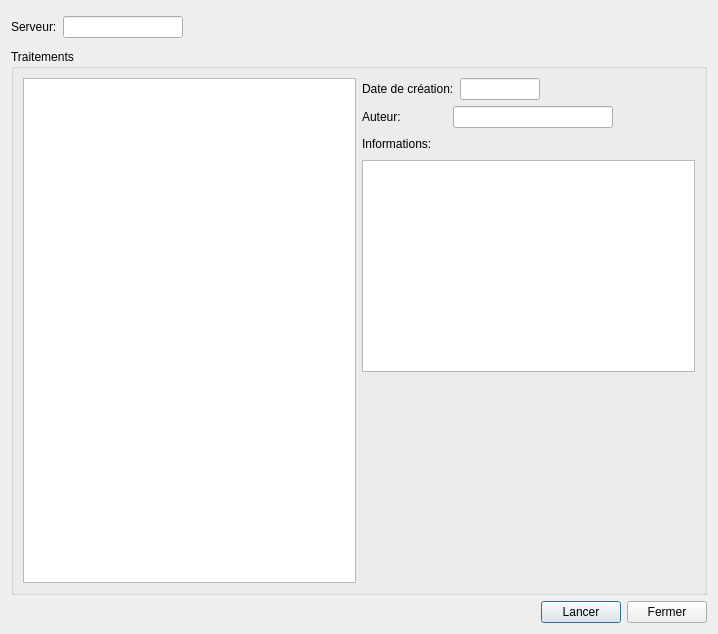
<?xml version="1.0" encoding="UTF-8"?>
<ui version="4.0">
 <class>TestTCA</class>
 <widget class="QDialog" name="TestTCA">
  <property name="geometry">
   <rect>
    <x>0</x>
    <y>0</y>
    <width>718</width>
    <height>634</height>
   </rect>
  </property>
  <property name="windowTitle">
   <string>Traitements</string>
  </property>
  <layout class="QVBoxLayout" name="verticalLayout_2">
   <item>
    <layout class="QHBoxLayout" name="horizontalLayout_2">
     <item>
      <widget class="QLabel" name="label">
       <property name="text">
        <string>Serveur:</string>
       </property>
      </widget>
     </item>
     <item>
      <widget class="QLineEdit" name="_LE_server">
       <property name="sizePolicy">
        <sizepolicy hsizetype="Fixed" vsizetype="Fixed">
         <horstretch>0</horstretch>
         <verstretch>0</verstretch>
        </sizepolicy>
       </property>
       <property name="minimumSize">
        <size>
         <width>120</width>
         <height>0</height>
        </size>
       </property>
       <property name="readOnly">
        <bool>true</bool>
       </property>
      </widget>
     </item>
     <item>
      <widget class="QLabel" name="_LA_serverStatus">
       <property name="sizePolicy">
        <sizepolicy hsizetype="Fixed" vsizetype="Fixed">
         <horstretch>0</horstretch>
         <verstretch>0</verstretch>
        </sizepolicy>
       </property>
       <property name="minimumSize">
        <size>
         <width>32</width>
         <height>32</height>
        </size>
       </property>
       <property name="text">
        <string/>
       </property>
      </widget>
     </item>
     <item>
      <spacer name="horizontalSpacer_2">
       <property name="orientation">
        <enum>Qt::Horizontal</enum>
       </property>
       <property name="sizeHint" stdset="0">
        <size>
         <width>40</width>
         <height>20</height>
        </size>
       </property>
      </spacer>
     </item>
    </layout>
   </item>
   <item>
    <widget class="QGroupBox" name="groupBox">
     <property name="title">
      <string>Traitements</string>
     </property>
     <layout class="QHBoxLayout" name="horizontalLayout_6">
      <item>
       <widget class="QTreeWidget" name="_TRW_processings">
        <attribute name="headerVisible">
         <bool>false</bool>
        </attribute>
        <column>
         <property name="text">
          <string>Traitements</string>
         </property>
        </column>
       </widget>
      </item>
      <item>
       <layout class="QVBoxLayout" name="verticalLayout">
        <item>
         <layout class="QHBoxLayout" name="horizontalLayout_3">
          <item>
           <widget class="QLabel" name="label_2">
            <property name="sizePolicy">
             <sizepolicy hsizetype="Fixed" vsizetype="Preferred">
              <horstretch>0</horstretch>
              <verstretch>0</verstretch>
             </sizepolicy>
            </property>
            <property name="minimumSize">
             <size>
              <width>85</width>
              <height>0</height>
             </size>
            </property>
            <property name="text">
             <string>Date de création:</string>
            </property>
           </widget>
          </item>
          <item>
           <widget class="QLineEdit" name="_LE_creationDate">
            <property name="sizePolicy">
             <sizepolicy hsizetype="Fixed" vsizetype="Fixed">
              <horstretch>0</horstretch>
              <verstretch>0</verstretch>
             </sizepolicy>
            </property>
            <property name="minimumSize">
             <size>
              <width>80</width>
              <height>0</height>
             </size>
            </property>
            <property name="maximumSize">
             <size>
              <width>80</width>
              <height>16777215</height>
             </size>
            </property>
            <property name="readOnly">
             <bool>true</bool>
            </property>
           </widget>
          </item>
          <item>
           <spacer name="horizontalSpacer_3">
            <property name="orientation">
             <enum>Qt::Horizontal</enum>
            </property>
            <property name="sizeHint" stdset="0">
             <size>
              <width>40</width>
              <height>20</height>
             </size>
            </property>
           </spacer>
          </item>
         </layout>
        </item>
        <item>
         <layout class="QHBoxLayout" name="horizontalLayout_4">
          <item>
           <widget class="QLabel" name="label_3">
            <property name="sizePolicy">
             <sizepolicy hsizetype="Fixed" vsizetype="Preferred">
              <horstretch>0</horstretch>
              <verstretch>0</verstretch>
             </sizepolicy>
            </property>
            <property name="minimumSize">
             <size>
              <width>85</width>
              <height>0</height>
             </size>
            </property>
            <property name="text">
             <string>Auteur:</string>
            </property>
           </widget>
          </item>
          <item>
           <widget class="QLineEdit" name="_LE_author">
            <property name="minimumSize">
             <size>
              <width>160</width>
              <height>0</height>
             </size>
            </property>
            <property name="maximumSize">
             <size>
              <width>160</width>
              <height>16777215</height>
             </size>
            </property>
            <property name="readOnly">
             <bool>true</bool>
            </property>
           </widget>
          </item>
          <item>
           <spacer name="horizontalSpacer_4">
            <property name="orientation">
             <enum>Qt::Horizontal</enum>
            </property>
            <property name="sizeHint" stdset="0">
             <size>
              <width>40</width>
              <height>20</height>
             </size>
            </property>
           </spacer>
          </item>
         </layout>
        </item>
        <item>
         <layout class="QHBoxLayout" name="horizontalLayout_5">
          <item>
           <widget class="QLabel" name="label_4">
            <property name="text">
             <string>Informations:</string>
            </property>
           </widget>
          </item>
          <item>
           <spacer name="horizontalSpacer_5">
            <property name="orientation">
             <enum>Qt::Horizontal</enum>
            </property>
            <property name="sizeHint" stdset="0">
             <size>
              <width>40</width>
              <height>20</height>
             </size>
            </property>
           </spacer>
          </item>
         </layout>
        </item>
        <item>
         <widget class="QTextEdit" name="_TXT_comments">
          <property name="readOnly">
           <bool>true</bool>
          </property>
         </widget>
        </item>
        <item>
         <spacer name="verticalSpacer">
          <property name="orientation">
           <enum>Qt::Vertical</enum>
          </property>
          <property name="sizeHint" stdset="0">
           <size>
            <width>20</width>
            <height>40</height>
           </size>
          </property>
         </spacer>
        </item>
       </layout>
      </item>
     </layout>
    </widget>
   </item>
   <item>
    <layout class="QHBoxLayout" name="horizontalLayout">
     <item>
      <spacer name="horizontalSpacer">
       <property name="orientation">
        <enum>Qt::Horizontal</enum>
       </property>
       <property name="sizeHint" stdset="0">
        <size>
         <width>40</width>
         <height>20</height>
        </size>
       </property>
      </spacer>
     </item>
     <item>
      <widget class="QPushButton" name="_PB_apply">
       <property name="text">
        <string>Lancer</string>
       </property>
      </widget>
     </item>
     <item>
      <widget class="QPushButton" name="_PB_cancel">
       <property name="text">
        <string>Fermer</string>
       </property>
      </widget>
     </item>
    </layout>
   </item>
  </layout>
 </widget>
 <resources/>
 <connections/>
</ui>
